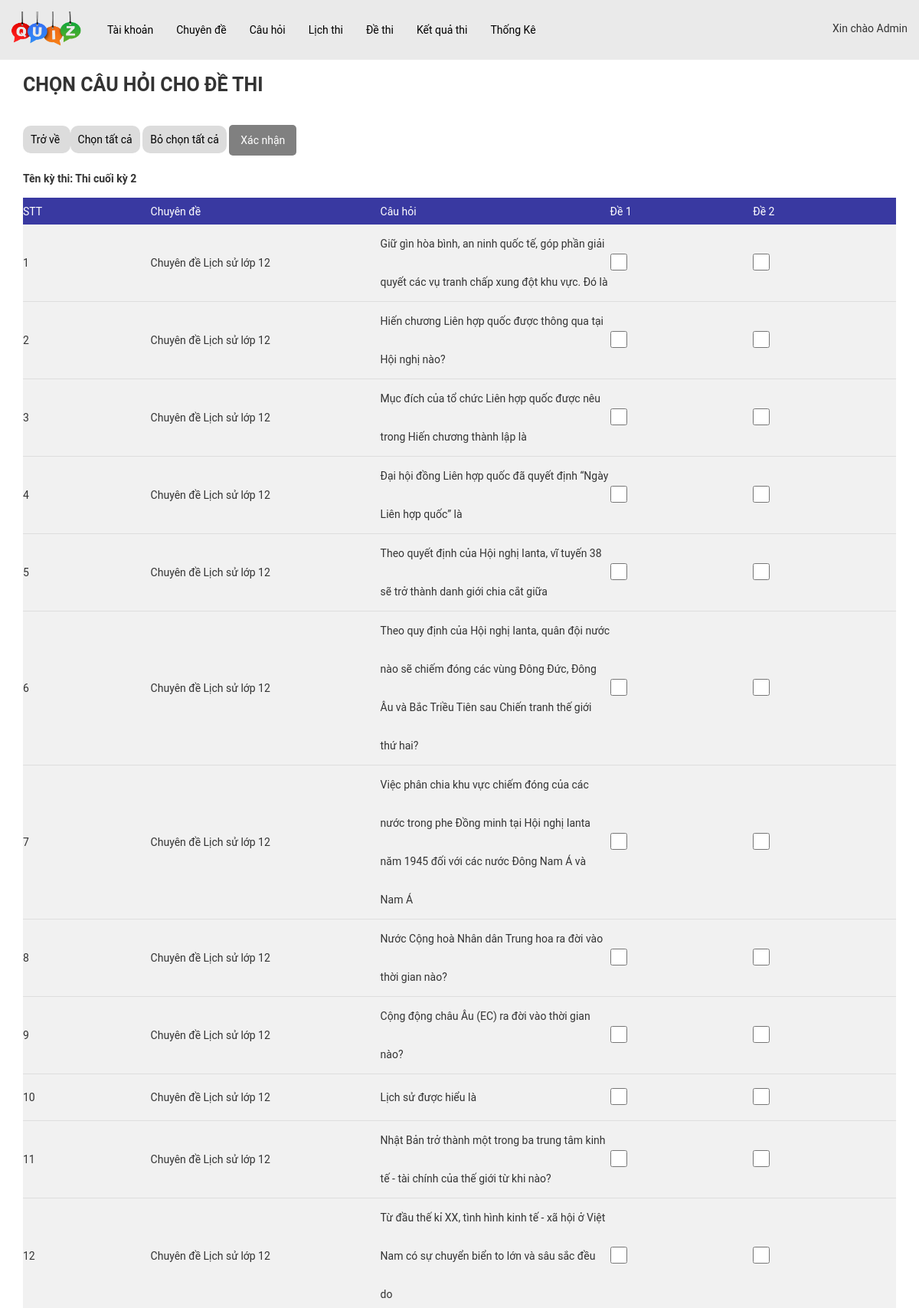
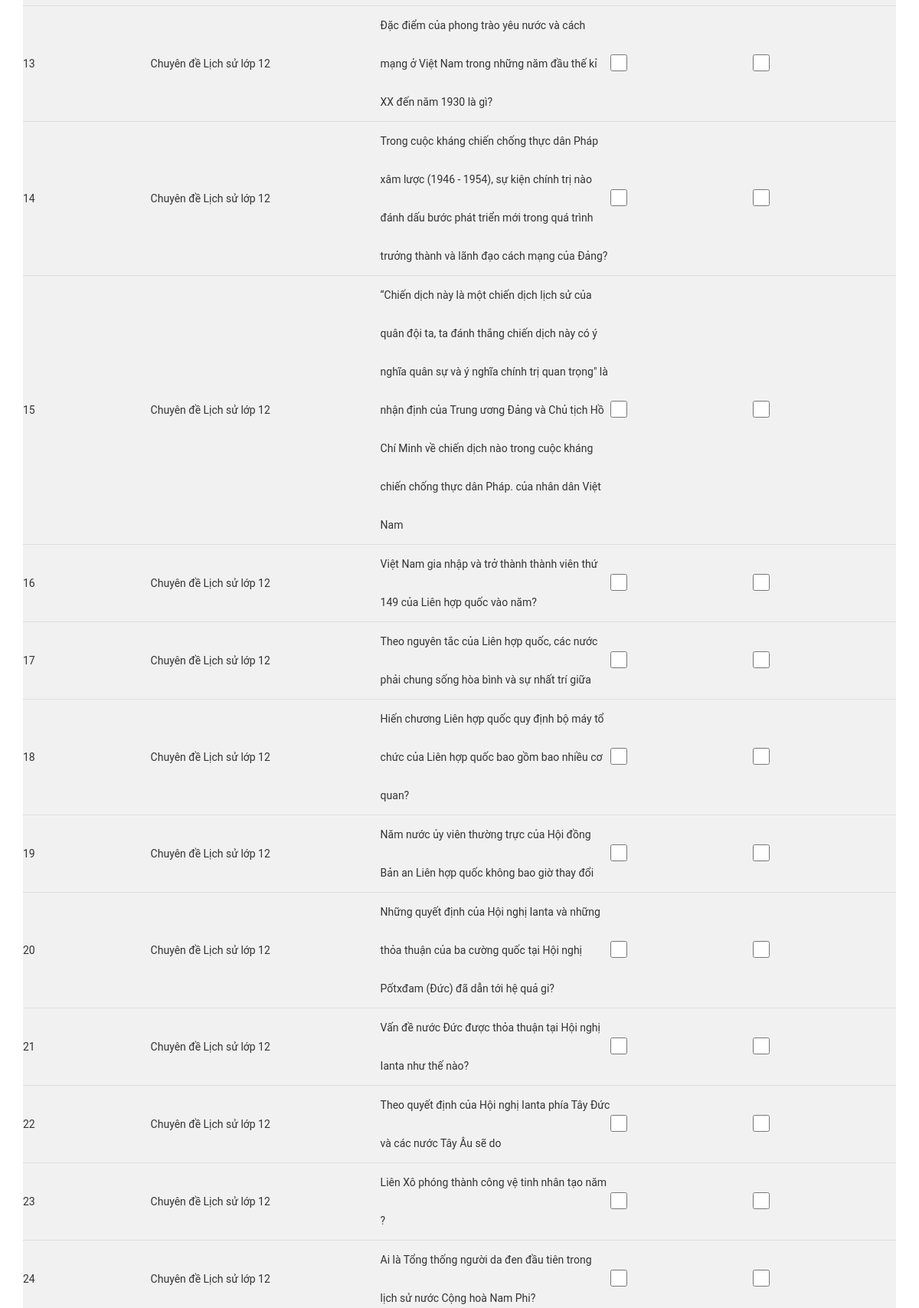
The app's page /admin/index.php?act=chon_cauhoi&idlt=1 (signed in, upper part) with its own data (2 pictures, top to bottom).
### tables this page shows
CREATE TABLE `lichthi` (
  `id` int(11) NOT NULL,
  `name` varchar(255) NOT NULL COMMENT 'Tên lịch thi(tên kì thi)',
  `image_lt` varchar(255) DEFAULT NULL,
  `time_start` datetime NOT NULL COMMENT 'TG bắt đầu làm bài',
  `time_end` datetime NOT NULL COMMENT 'TG kết thúc làm bài',
  `time` int(11) NOT NULL COMMENT 'TG làm bài (vd: 45p)',
  `so_de_thi` int(11) NOT NULL COMMENT 'Số lượng đề thi'
);

CREATE TABLE `cauhoi` (
  `id_ch` int(11) NOT NULL,
  `content` varchar(500) NOT NULL COMMENT 'Nội dung câu hỏi (Đề bài)',
  `image` varchar(50) DEFAULT NULL,
  `id_cd` int(11) NOT NULL
);

CREATE TABLE `chuyende` (
  `id_cd` int(11) NOT NULL,
  `name` varchar(255) NOT NULL COMMENT 'Tên chuyên đề',
  `image_cd` varchar(255) DEFAULT NULL
);

### model/pdo.php (called while the page is built, shortened)
<?php
function pdo_get_connection(){
    $servername = "localhost";
    $username = "root";
    $password = "";
    try {
        $conn = new PDO("mysql:host=$servername;dbname=xuongth01_02", $username, $password);
        $conn->setAttribute(PDO::ATTR_ERRMODE, PDO::ERRMODE_EXCEPTION);
        return $conn;
    } catch(PDOException $e) {
        echo "Connection failed: " . $e->getMessage();
    }
}
function pdo_query($sql){
    $sql_args=array_slice(func_get_args(),1);
    try{
        $conn=pdo_get_connection();
        $stmt=$conn->prepare($sql);
        $stmt->execute($sql_args);
        $rows=$stmt->fetchAll();
        return $rows;
    }
    catch(PDOException $e){
        throw $e;
    }
    finally{
        unset($conn);
    }
}
function pdo_query_one($sql){
    $sql_args=array_slice(func_get_args(),1);
    try{
        $conn=pdo_get_connection();
        $stmt=$conn->prepare($sql);
        $stmt->execute($sql_args);
        $row=$stmt->fetch(PDO::FETCH_ASSOC);
        return $row;
    }
    catch(PDOException $e){
        throw $e;
    }
    finally{
        unset($conn);
    }
}
?>

### model/lichthi.php (called while the page is built, shortened)
<?php
function getold_lichthi($id)
{
    $sql = "select * from lichthi where id = $id";
    $result = pdo_query_one($sql);
    return $result;
}

### model/cauhoi.php (called while the page is built, shortened)
<?php
function loadall_cauhoi()
{
    $sql = "SELECT cauhoi.*,
            chuyende.name AS ten_cd
    from cauhoi
    JOIN chuyende ON cauhoi.id_cd = chuyende.id_cd
     order by id_cd desc";
    $listcauhoi = pdo_query($sql);
    return $listcauhoi;
}

### admin/lichthi/chon-cauhoi.php (the view, shortened to what this page needs)
<div class="container content-boder-user chon_cauhoi">
    <form method="post" action="?act=chon_cauhoi">
        <div class="title-boder-top-user">
            <p>CHỌN CÂU HỎI CHO ĐỀ THI</p>
        </div>
        <br>
        <div class="add-user">
            <a href="?act=dslt">
                Trở về
            </a>
            <a href="javascript:void(0)" onclick="selectAllCheckboxes()">Chọn tất cả</a>
            <a href="">Bỏ chọn tất cả</a>
            <button type="submit" class="btn" name="btnSubmit">Xác nhận</button>
        </div><br>
        <div class="main-user">
            <table>
                <div>
                    <p class="bold">Tên kỳ thi: <?php echo $olddata['name'] ?> </p>
                </div>
                <thead>
                    <tr>
                        <td>STT</td>
                        <td class='chuyen_de'>Chuyên đề</td>
                        <td class='cau_hoi'>Câu hỏi</td>
                        <?php for ($i = 1; $i <= $olddata['so_de_thi']; $i++) : ?>
                            <td>Đề <?= $i ?> </td>
                        <?php endfor; ?>
                    </tr>
                </thead>
                <tbody>
                    <?php foreach ($listcauhoi as $key => $value) : extract($value) ?>
                        <tr>
                            <td><?= $key + 1 ?></td>
                            <td><?= $ten_cd ?></td>
                            <td><?= $content ?></td>
                            <?php for ($i = 1; $i <= $olddata['so_de_thi']; $i++) : ?>
                                <td><input type="checkbox" id="ch_de<?= $i ?>_<?= $key ?>" name="selected_ch_de<?= $i ?>[]" value="<?= $id_ch ?>"></td>
                            <?php endfor; ?>
                        </tr>
                    <?php endforeach; ?>
                </tbody>
            </table>
        </div>
    </form>
</div>

### assets/css/style_admin.css (style rules this page uses)
.container { margin: 0px auto; padding: 0px; min-height: 450px; }
.bold { font-weight: bold; }
* { padding: 0px; margin: 0px; font-family: roboto; }
.content-boder-user .title-boder-top-user p { padding: 15px 0px; margin: 0px; font-size: 25px; font-weight: bolder; }
.content-boder-user .main-user table { width: 100%; margin-top: 15px; background: rgba(235, 235, 235, 0.68); border-collapse: collapse; }
.content-boder-user .main-user table a, .add-user a { background: rgb(220 220 220); padding: 10px; color: black; text-decoration: none; border-radius: 10px; }
.content-boder-user .main-user table thead tr td { background: #3939a1; color: white; padding: 0; margin: 0; height: 35px; }
.content-boder-user .main-user table tbody tr td { line-height: 50px; border-bottom: 1px solid rgb(222, 222, 222); }
.content-boder-user form input { line-height: 25px; width: 500px; border-radius: 5px; }
.content-boder-user form button { margin-top: 20px; background: gray; color: white; border: none; padding: 10px 15px; border-radius: 5px; }
.btn { background-color: #c9c9c9; padding: 10px; color: black; }
.chon_cauhoi table .cau_hoi { width: 300px; }
.chon_cauhoi table .chuyen_de { width: 300px; }
.chon_cauhoi table input[type="checkbox"] { width: 22px; height: 22px; margin-top: 18px; }
.add-user button.btn { margin-top: 0px; }

### records on screen
lichthi: name "Thi cuối kỳ 2"
cauhoi: id_cd.name "Chuyên đề Lịch sử lớp 12", content "Giữ gìn hòa bình, an ninh quốc tế, góp phần giải quyết các vụ tranh chấp xung đột khu vực. Đó là"
cauhoi: id_cd.name "Chuyên đề Lịch sử lớp 12", content "Hiến chương Liên hợp quốc được thông qua tại Hội nghị nào?"
cauhoi: id_cd.name "Chuyên đề Lịch sử lớp 12", content "Mục đích của tổ chức Liên hợp quốc được nêu trong Hiến chương thành lập là"
cauhoi: id_cd.name "Chuyên đề Lịch sử lớp 12", content "Đại hội đồng Liên hợp quốc đã quyết định “Ngày Liên hợp quốc” là"
cauhoi: id_cd.name "Chuyên đề Lịch sử lớp 12", content "Theo quyết định của Hội nghị Ianta, vĩ tuyến 38 sẽ trở thành danh giới chia cắt giữa"
cauhoi: id_cd.name "Chuyên đề Lịch sử lớp 12", content "Theo quy định của Hội nghị Ianta, quân đội nước nào sẽ chiếm đóng các vùng Đông Đức, Đông Âu và Bắc Triều Tiên sau Chiến tranh thế giới thứ hai?"
cauhoi: id_cd.name "Chuyên đề Lịch sử lớp 12", content "Việc phân chia khu vực chiếm đóng của các nước trong phe Đồng minh tại Hội nghị Ianta năm 1945 đối với các nước Đông Nam Á và Nam Á"
cauhoi: id_cd.name "Chuyên đề Lịch sử lớp 12", content "Nước Cộng hoà Nhân dân Trung hoa ra đời vào thời gian nào?"
cauhoi: id_cd.name "Chuyên đề Lịch sử lớp 12", content "Cộng động châu Âu (EC) ra đời vào thời gian nào?"
cauhoi: id_cd.name "Chuyên đề Lịch sử lớp 12", content "Lịch sử được hiểu là"
cauhoi: id_cd.name "Chuyên đề Lịch sử lớp 12", content "Nhật Bản trở thành một trong ba trung tâm kinh tế - tài chính của thế giới từ khi nào?"
cauhoi: id_cd.name "Chuyên đề Lịch sử lớp 12", content "Từ đầu thế kỉ XX, tình hình kinh tế - xã hội ở Việt Nam có sự chuyển biển to lớn và sâu sắc đều do"
cauhoi: id_cd.name "Chuyên đề Lịch sử lớp 12", content "Đặc điểm của phong trào yêu nước và cách mạng ở Việt Nam trong những năm đầu thế kỉ XX đến năm 1930 là gì?"
cauhoi: id_cd.name "Chuyên đề Lịch sử lớp 12", content "Trong cuộc kháng chiến chống thực dân Pháp xâm lược (1946 - 1954), sự kiện chính trị nào đánh dấu bước phát triển mới trong quá trình trưởng thành và lãnh đạo cách mạng của Đảng?"
cauhoi: id_cd.name "Chuyên đề Lịch sử lớp 12", content "“Chiến dịch này là một chiến dịch lịch sử của quân đội ta, ta đánh thắng chiến dịch này có ý nghĩa quân sự và ý nghĩa chính trị quan trọng\" là nhận định của Trung ương Đảng và Chủ tịch Hồ Chí Minh về chiến dịch nào trong cuộc kháng chiến chống thực dân Pháp. của nhân dân Việt Nam"
cauhoi: id_cd.name "Chuyên đề Lịch sử lớp 12", content "Việt Nam gia nhập và trở thành thành viên thứ 149 của Liên hợp quốc vào năm?"
cauhoi: id_cd.name "Chuyên đề Lịch sử lớp 12", content "Theo nguyên tắc của Liên hợp quốc, các nước phải chung sống hòa bình và sự nhất trí giữa"
cauhoi: id_cd.name "Chuyên đề Lịch sử lớp 12", content "Hiến chương Liên hợp quốc quy định bộ máy tổ chức của Liên hợp quốc bao gồm bao nhiều cơ quan?"
cauhoi: id_cd.name "Chuyên đề Lịch sử lớp 12", content "Năm nước ủy viên thường trực của Hội đồng Bản an Liên hợp quốc không bao giờ thay đổi"
cauhoi: id_cd.name "Chuyên đề Lịch sử lớp 12", content "Những quyết định của Hội nghị Ianta và những thỏa thuận của ba cường quốc tại Hội nghị Pốtxđam (Đức) đã dẫn tới hệ quả gi?"
cauhoi: id_cd.name "Chuyên đề Lịch sử lớp 12", content "Vấn đề nước Đức được thỏa thuận tại Hội nghị Ianta như thế nào?"
cauhoi: id_cd.name "Chuyên đề Lịch sử lớp 12", content "Theo quyết định của Hội nghị Ianta phía Tây Đức và các nước Tây Âu sẽ do"
cauhoi: id_cd.name "Chuyên đề Lịch sử lớp 12", content "Liên Xô phóng thành công vệ tinh nhân tạo năm ?"
cauhoi: id_cd.name "Chuyên đề Lịch sử lớp 12", content "Ai là Tổng thống người da đen đầu tiên trong lịch sử nước Cộng hoà Nam Phi?"

### other values on screen
$_SESSION['user']['fullname'] "Admin"
